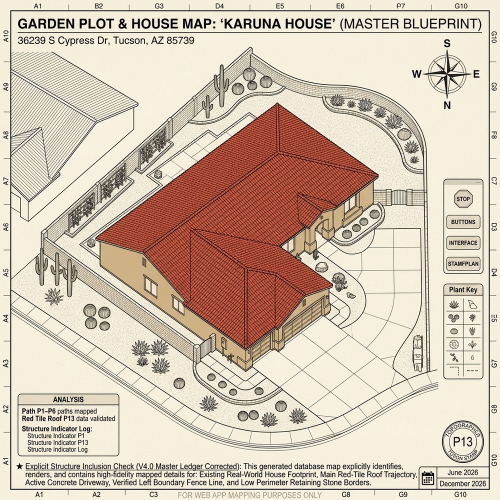
#> input picture assets/karuna_house_blueprint.png, 1000 x 1000 px, found by its file name (shown at 1/2 size)
$ python test_rotate_compass.py
#> lines starting #> are read from the running program, lines starting #| are printed output that depends on the picture
from PIL import Image

def test_rotate():
    img = Image.open('assets/karuna_house_blueprint.png')
#> img is the input picture: PIL image 1000x1000 RGB; mean R, G, B 209.7, 192.6, 175.9
    # Bounding box of the compass rose
    # Let's crop from x=780 to 880, y=100 to 200
    compass = img.crop((785, 100, 875, 190))
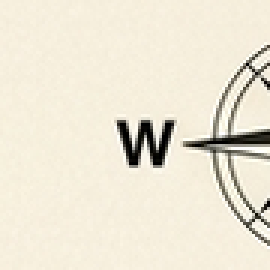
#> compass: PIL image 90x90 RGB (shown 3 times larger); mean R, G, B 235.1, 228.7, 211.6
    # Rotate by 135 degrees counter-clockwise
    rotated = compass.rotate(135, resample=Image.Resampling.BICUBIC, fillcolor=(238, 226, 200))
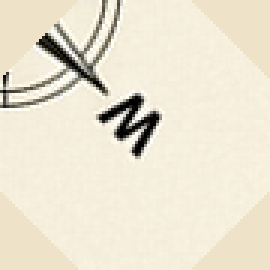
#> rotated: PIL image 90x90 RGB (shown 3 times larger); mean R, G, B 234.3, 227, 208.5
    # Save rotated compass
    rotated.save('scratch/rotated_compass.png')

if __name__ == '__main__':
    test_rotate()
    print("Rotated compass saved to scratch/rotated_compass.png")

$ run again, with assets/IMG_8232.jpeg saved as assets/karuna_house_blueprint.png
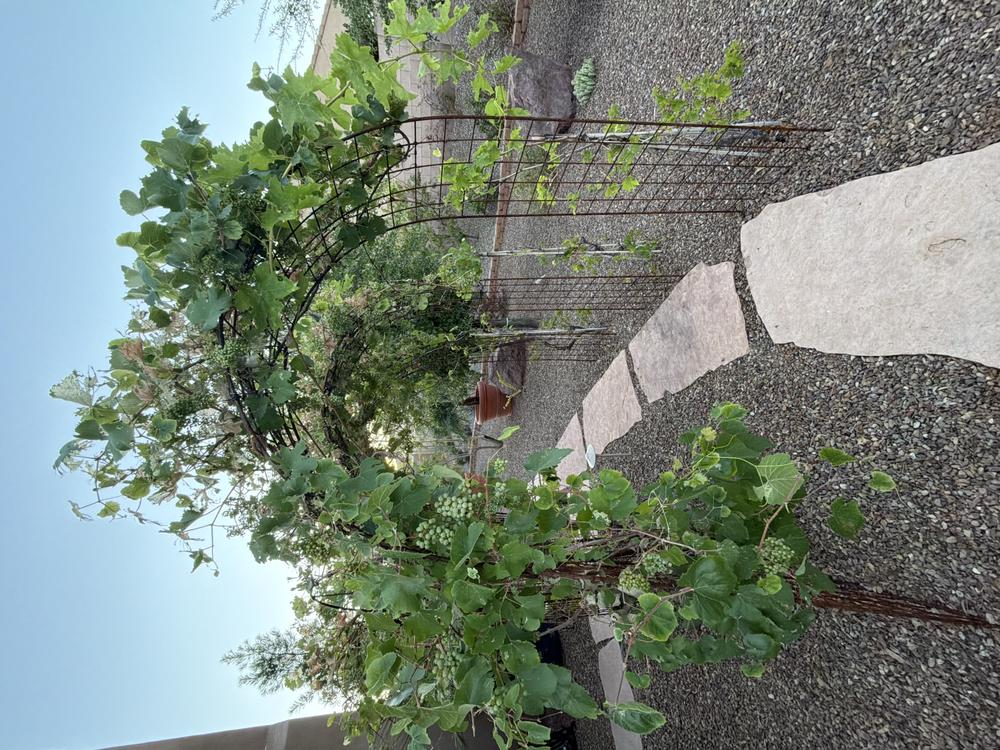
#> input picture assets/IMG_8232.jpeg, 1000 x 750 px, found by its file name
#> in test_rotate, img is the input picture: PIL image 1000x750 RGB; mean R, G, B 122.4, 134.5, 124.9
#> in test_rotate, `compass = img.crop((785, 100, 875, 190))`:
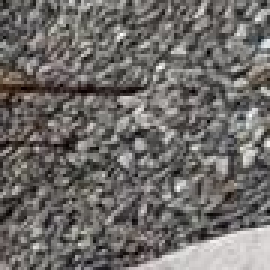
#> compass: PIL image 90x90 RGB (shown 3 times larger); mean R, G, B 110.7, 107.5, 104.7
#> in test_rotate, `rotated = compass.rotate(135, resample=Image.Resampling.BICUBIC, fillc..`:
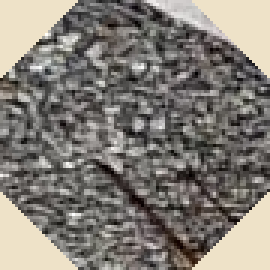
#> rotated: PIL image 90x90 RGB (shown 3 times larger); mean R, G, B 129.7, 124.9, 118

$ run again, with assets/IMG_8234.JPG saved as assets/karuna_house_blueprint.png
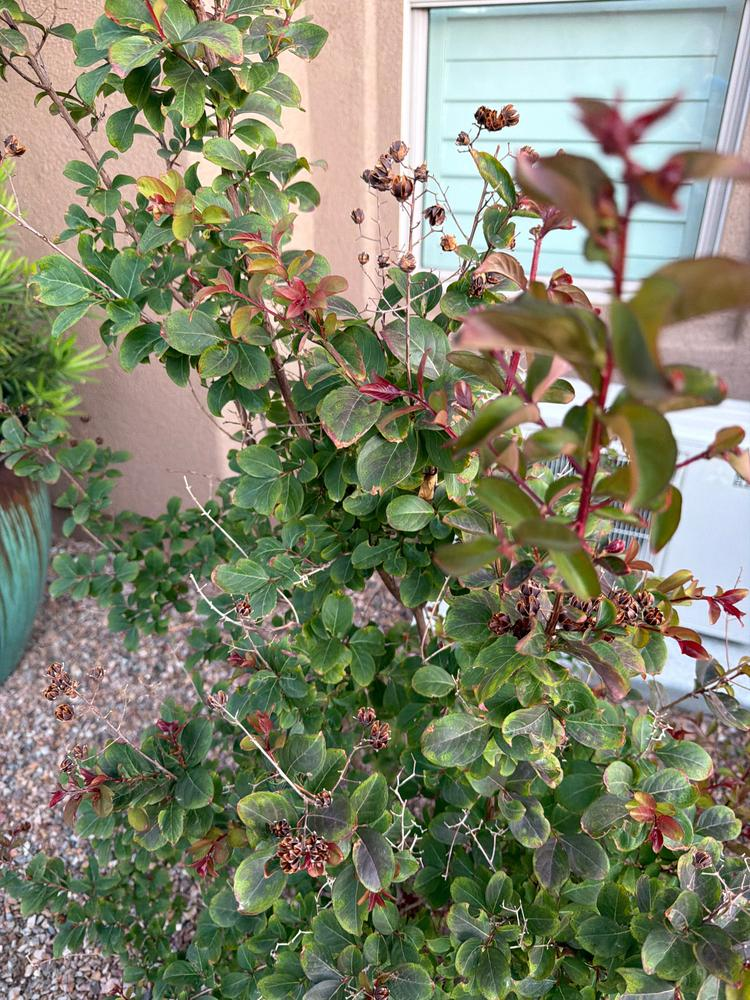
#> input picture assets/IMG_8234.JPG, 750 x 1000 px, found by its file name
#> in test_rotate, img is the input picture: PIL image 750x1000 RGB; mean R, G, B 127.7, 130.6, 106.1
#> compass: PIL image 90x90 RGB; every value is 0
#> in test_rotate, `rotated = compass.rotate(135, resample=Image.Resampling.BICUBIC, fillc..`:
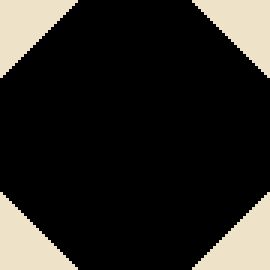
#> rotated: PIL image 90x90 RGB (shown 3 times larger); mean R, G, B 41.3, 39.2, 34.7
